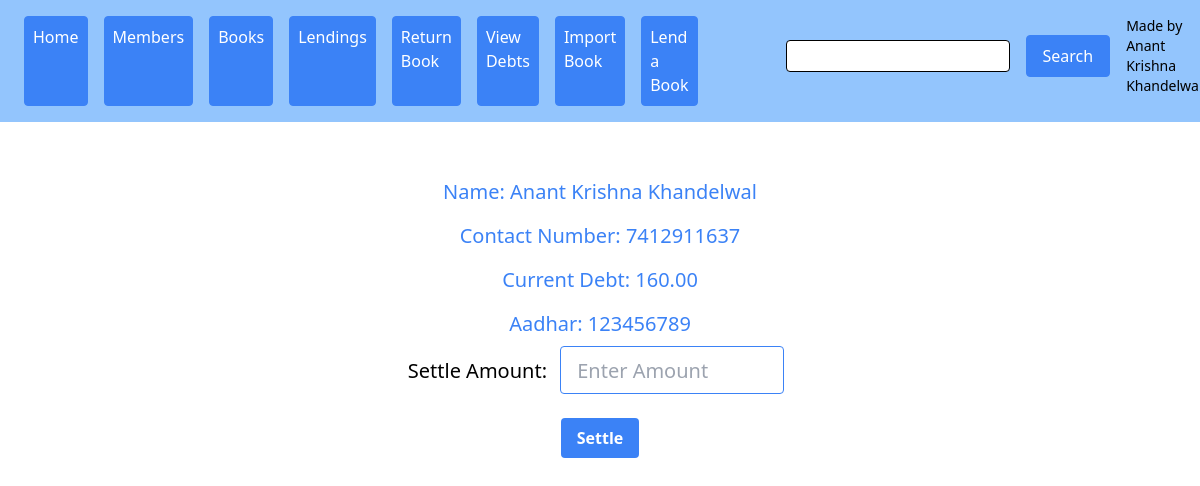
Screenshot of /settle-debt/1/ with the database file from the repository.
### library/models.py (models this page shows, shortened)
class Member(models.Model):
    name=models.CharField(max_length=30)
    number=models.CharField(max_length=13)
    debt = models.DecimalField(decimal_places=2, max_digits=8, default=0)
    aadhar_number = models.CharField(max_length=12)

### library/views.py (the view, shortened to what this page needs)
# urls.py: path('settle-debt/<int:member_id>/',settle_debt,name="settle_debt"),
def settle_debt(request,member_id):
    member = Member.objects.get(id=member_id)
    return render(request,'settle_debt.html',{'member':member})

### template/settle_debt.html (shortened to what this page needs)
{% extends 'base.html' %}
{% block body %}
<div class="flex justify-center h-screen">
    <div class="mt-10">
        <h1 class ="text-xl">Name: {{member.name}}</h1>
        <h1 class ="text-xl">Contact Number: {{member.number}}</h1>
        <h1 class ="text-xl">Current Debt: {{member.debt}}</h1>
        <h1 class ="text-xl">Aadhar: {{member.aadhar_number}}</h1>
        <form method="post" class="text-right">
            <label for="inp1" class="text-xl">Settle Amount:
                <input type='number' name="amt" placeholder="Enter Amount" id="inp1">
            </label>
            <div class="text-center mt-4">
                <button type="submit" class="bg-blue-500 hover:bg-blue-600 text-white font-semibold px-4 py-2 rounded">Settle</button>
            </div>
        </form>
    </div>
</div>
{% endblock %}

### rows the page displays
Member: name "Anant Krishna Khandelwal", number "7412911637", debt "160.00", aadhar_number "123456789"
